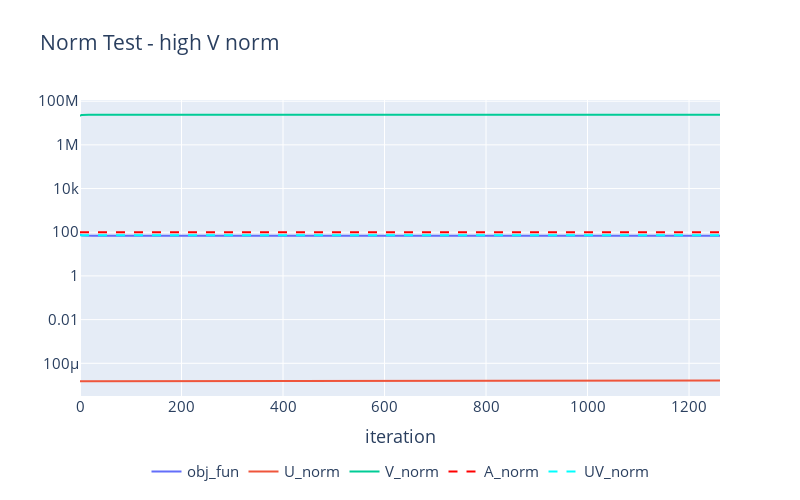

Source (notebook cell):
### Code cell
el = global_df[(global_df['k'] == 20) & (global_df['V_norm_mul'] == 1000000)].values[0]
remove_col = ['qr_time', 'manip_time', 'bw_time', 'iteration_id', 'error_rel']
fig = plot_dataframe(el[0], el[1], el[2], data_dir=test_dir, remove_col = remove_col, title=title + ' - high V norm', fig_size=(800,500), font_size=15)

fig.write_html('./data/plots/' + title.replace(' ', '_').lower() + '_' + str(next(counter)) + '.html')
fig.show()

### Figure 1 — Plotly figure (JSON) as saved in the notebook; plotly's stock layout.template omitted (floating-point values rounded to 4 significant figures; data arrays with more than 128 entries replaced by an {"elided": "..."} marker saying what was removed)
{"data": [{"hoverinfo": "text", "mode": "lines", "name": "obj_fun", "text": {"elided": "1262 str values"}, "type": "scatter", "x": {"elided": "1262 int values"}, "y": {"elided": "1262 float values"}}, {"hoverinfo": "text", "mode": "lines", "name": "U_norm", "text": {"elided": "1262 str values"}, "type": "scatter", "x": {"elided": "1262 int values"}, "y": {"elided": "1262 float values"}}, {"hoverinfo": "text", "mode": "lines", "name": "V_norm", "text": {"elided": "1262 str values"}, "type": "scatter", "x": {"elided": "1262 int values"}, "y": {"elided": "1262 float values"}}, {"line": {"color": "red", "dash": "dash", "width": 2}, "mode": "lines", "name": "A_norm", "showlegend": true, "type": "scatter", "x": [0, 1261], "y": [100.3, 100.3]}, {"line": {"color": "cyan", "dash": "dash", "width": 2}, "mode": "lines", "name": "UV_norm", "showlegend": true, "type": "scatter", "x": [0, 1261], "y": [73.4, 73.4]}], "layout": {"font": {"size": 15}, "height": 500, "legend": {"orientation": "h", "x": 0.5, "xanchor": "center", "y": -0.2, "yanchor": "top"}, "title": {"text": "Norm Test - high V norm"}, "width": 800, "xaxis": {"title": {"text": "iteration"}}, "yaxis": {"type": "log"}}}
